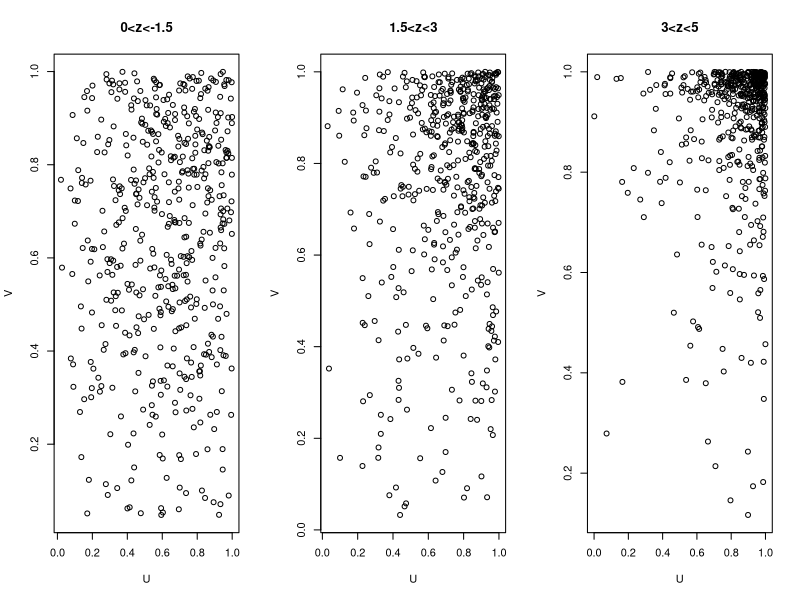

Reproduce this figure in R. (Note: this script raises an error after producing the figure.)
library("ggplot2")
library("mixtools")
library("mvtnorm")

n=1500
X=seq(0,5, length.out = n)
X=cbind(rep(1, n), X)
beta1=c(0.1, 0.3)

pi=cbind(exp(X%*%beta1)/(exp(X%*%beta1)+1), 1/(exp(X%*%beta1)+1))

h=t(apply(pi, 1,  rmultinom, n=1, size=1))

Z1=matrix(rep(0, 2*n), nrow = n)

lambda11=c(0.1,0.3)
lambda12=c(0.1,0.4)
sigma=0.5
I=matrix(c(1,0,0,1), nrow = 2)
mu1=cbind((X%*%lambda11)[,1], (X%*%lambda12)[,1])

for (i in 1:n) {
  Z1[i, ]=rmvnorm(1,mu1[i,], sigma*I)
}


Z2=matrix(rep(0, 2*n), nrow = n)

lambda21=c(0.3, 0.1)
lambda22=c(0.4, 0.1)
sigma2=1
I=matrix(c(1,0,0,1), nrow = 2)
mu2=cbind((X%*%lambda21)[,1], (X%*%lambda22)[,1])

for (i in 1:n) {
  Z2[i, ]=rmvnorm(1,mu2[i,], sigma2*I)
}
Z=matrix(rep(0, 2*n), nrow = n)
for (i in 1:n) {
Z[i,]=Z1[i,]*h[i,1]+Z2[i,]*h[i,2]
}

u=t(apply(Z, 1, pnorm))
U=u[,1]
V=u[,2]

par(mfrow=c(1,3))
plot(U[1:(1/3*n)], V[1:(1/3*n)], xlab = 'U', ylab='V', main = '0<z<-1.5')
plot(U[(1/3*n):(2/3*n)], V[(1/3*n):(2/3*n)],xlab = 'U', ylab='V', main = '1.5<z<3')
plot(U[(2/3*n):n], V[(2/3*n):n], xlab = 'U', ylab='V', main = '3<z<5')



X1=sapply(V, F_inv, w=pi, u=mu, s=sigmar)
X2=sapply(U, F_inv, w=pi, u=mu, s=sigmar)

par(mfrow=c(1,3))
plot(X1[1:(1/3*n)], X2[1:(1/3*n)],  xlab = 'X', ylab='Y', main = '0<z<-1.5')
plot(X1[(1/3*n):(2/3*n)], X2[(1/3*n):(2/3*n)], xlab = 'X', ylab='Y', main = '1.5<z<3')
plot(X1[(2/3*n):n], X2[(2/3*n):n], xlab = 'X', ylab='Y', main = '3<z<5')


######################################################
set.seed(100)
R=6
mu=c(-9, -5.4, -1.8, 1.8, 5.4, 9)
sigmar=rep(1/sqrt(10), R)
pi=rep(1/R, R)
theta=40

# evaluate the function at the point x, where the components 
# of the mixture have weights w, means stored in u, and std deviations
# stored in s - all must have the same length.
F = function(x,w,u,s) sum( w*pnorm(x,mean=u,sd=s) )

# provide an initial bracket for the quantile. default is c(-1000,1000). 
F_inv = function(p,w,u,s,br=c(-1000,1000))
{
  G = function(x) F(x,w,u,s) - p
  return( uniroot(G,br)$root ) 
}


l=5
#function alpha(x)
a<-function(x){
  2/3-1/4*(exp(l*x)/(exp(l*x)+1))
}
#function beta(x)
b<-function(x){
  1/2+1/4*(exp(l*x)/(exp(l*x)+1))
}

n=1500
V=runif(n)
W=runif(n)

X=seq(-4,4, length.out = n)

C <- function(u) {
  (1-beta)*u^(1-alpha)*v^(-beta)*(u^(-theta*alpha)+v^(-theta*beta)-1)^(-1/theta)+
    beta*u^(1-alpha)*v^(-beta*(1+theta))*(u^(-theta*alpha)+v^(-theta*beta)-1)^(-1/theta-1)-w
}

U=rep(0,n)
for (i in 1:n) {
  v=V[i]
  w=W[i]
  alpha=a(X[i])
  beta=b(X[i])
  U[i]=uniroot(C, lower = 0, upper = 1)$root
}

par(mfrow=c(1,3))
plot(U[1:(1/3*n)], V[1:(1/3*n)], xlab = 'U', ylab='V', main = '-4<z<-1.3')
plot(U[(1/3*n):(2/3*n)], V[(1/3*n):(2/3*n)],xlab = 'U', ylab='V', main = '-1.3<z<1.3')
plot(U[(2/3*n):n], V[(2/3*n):n], xlab = 'U', ylab='V', main = '1.3<z<4')



X1=sapply(V, F_inv, w=pi, u=mu, s=sigmar)
X2=sapply(U, F_inv, w=pi, u=mu, s=sigmar)

par(mfrow=c(1,3))
plot(X1[1:(1/3*n)], X2[1:(1/3*n)],  xlab = 'X', ylab='Y', main ='-4<z<-1.3')
plot(X1[(1/3*n):(2/3*n)], X2[(1/3*n):(2/3*n)], xlab = 'X', ylab='Y', main =  '-1.3<z<1.3')
plot(X1[(2/3*n):n], X2[(2/3*n):n], xlab = 'X', ylab='Y', main = '1.3<z<4')






copula=data.frame(V, U)
# write.csv(data, "UV.csv", row.names = FALSE)

Z=qnorm(U);
W=qnorm(V);
data=data.frame(Z, W)
# plot(Z,W)
# write.csv(data, "ZW.csv", row.names = FALSE)






#########################################################################
# EM algorithm to estimate a mixture of multivariate normal distributions
est=mvnormalmixEM(data, lambda = NULL, mu = NULL, sigma = NULL, k = 3,
              arbmean = TRUE, arbvar = TRUE, epsilon = 1e-08, 
              maxit = 10000, verb = FALSE)

#########################################################################
#Sampling from the posterior predictive distribution
x.1<-rmvnorm(round(est$lambda[1],2)*1000, est$mu[[1]], est$sigma[[1]])
x.2 <- rmvnorm(round(est$lambda[2],2)*1000, est$mu[[2]], est$sigma[[2]])
x.3 <-rmvnorm(round(est$lambda[3],2)*1000, est$mu[[3]], est$sigma[[3]])

X.1 <- rbind(x.1, x.2, x.3)
pred=data.frame(X.1)
colnames(pred)=c("Z", "W")

copula.pred=data.frame(pnorm(pred$W), pnorm(pred$Z))
colnames(copula.pred)=c("V", "U")

##########################################################################
ggplot(copula) +
  geom_point(aes(x=V,y=U, color='blue'))+
  geom_point(data=copula.pred,aes(x=V,y=U, color = 'red')) +
  scale_color_discrete(name='', labels=c('Pred','Raw data'))

par(mfrow=c(1,1))
plot(data)
par(new=TRUE)
points(pred, col='green')

#Plot of raw data and sampling from predictive distribution
ggplot(data) +
  geom_point(aes(x=Z,y=W, color='blue'))+
  geom_point(data=pred,aes(x=Z,y=W, color = 'red')) +
  scale_color_discrete(name='', labels=c('Pred','Raw'))


####################################

Z=rmvnorm(500, c(0,0), matrix(c(1, 0, 0, 1), nrow = 2))
plot(Z[, 1], Z[, 2])
plot(pnorm(Z[, 1]), pnorm(Z[, 2]))
